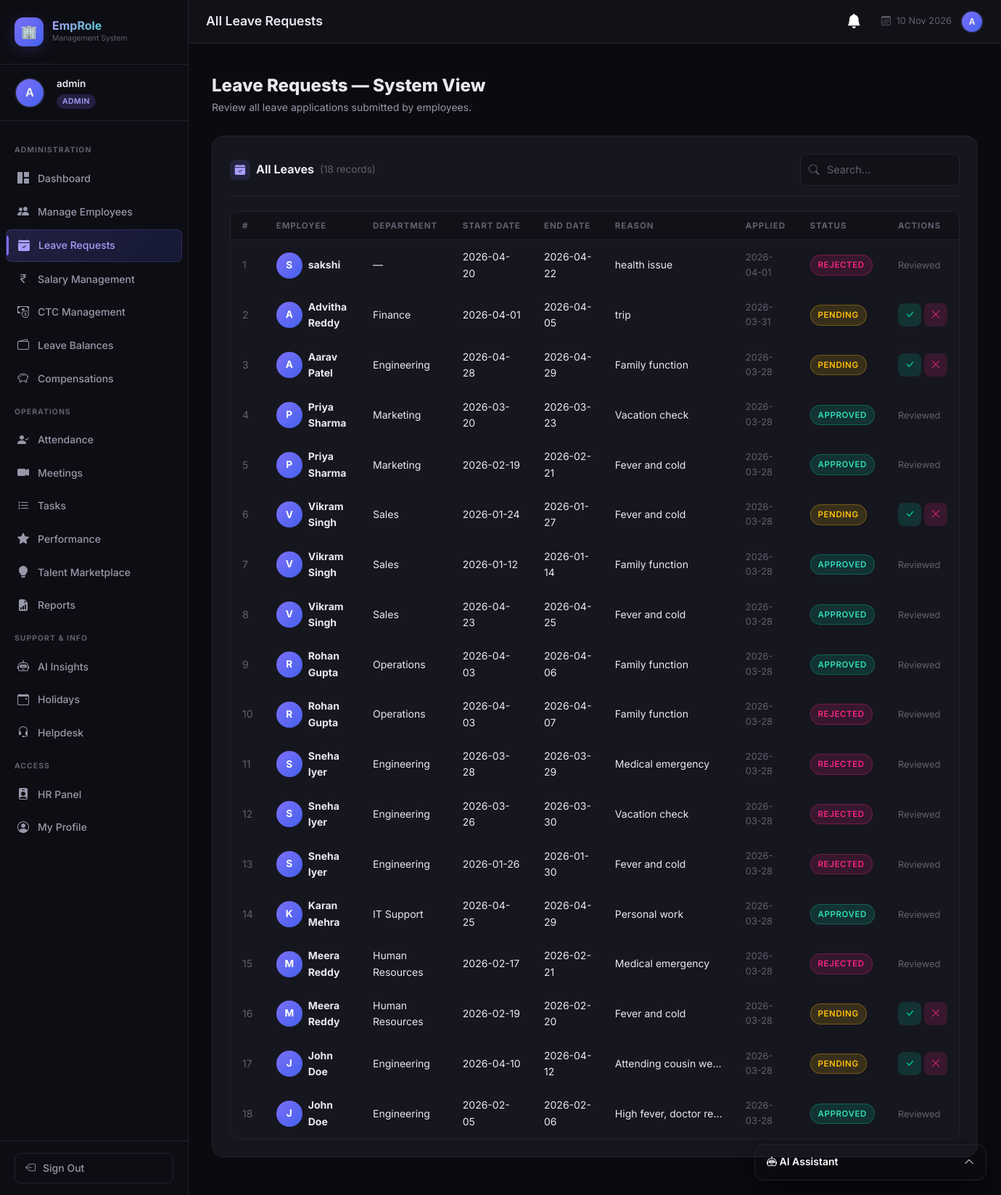
The app's page /admin/leaves (signed in) with its own data.
### tables this page shows
CREATE TABLE leaves (
            id INTEGER PRIMARY KEY AUTOINCREMENT,
            employee_id INTEGER NOT NULL,
            start_date DATE NOT NULL,
            end_date DATE NOT NULL,
            reason TEXT NOT NULL,
            status TEXT DEFAULT 'pending',
            applied_at DATETIME DEFAULT CURRENT_TIMESTAMP,
            reviewed_by INTEGER,
            FOREIGN KEY (employee_id) REFERENCES employees(id),
            FOREIGN KEY (reviewed_by) REFERENCES users(id)
        );

CREATE TABLE employees (
            id INTEGER PRIMARY KEY AUTOINCREMENT,
            user_id INTEGER UNIQUE,
            name TEXT NOT NULL,
            email TEXT NOT NULL,
            phone TEXT,
            department TEXT,
            designation TEXT,
            joining_date DATE,
            status TEXT DEFAULT 'active',
            FOREIGN KEY (user_id) REFERENCES users(id)
        );

### app.py (the view)
@app.route('/admin/leaves')
@login_required
@role_required('admin')
def admin_leaves():
    db = get_db()
    leaves = db.execute(
        "SELECT l.*, e.name, e.department FROM leaves l JOIN employees e ON l.employee_id=e.id ORDER BY l.applied_at DESC"
    ).fetchall()
    db.close()
    return render_template('admin/leaves.html', leaves=leaves)

### ai_service.py (called while the page is built)
@ai_service_bp.before_app_request
def setup_ai():
    if not hasattr(ai_service_bp, 'schema_initialized'):
        init_ai_schema()
        ai_service_bp.schema_initialized = True

### app.py (called while the page is built)
@app.context_processor
def inject_notifications():
    if 'user_id' in session:
        db = get_db()
        n = db.execute("SELECT * FROM notifications WHERE user_id=? AND is_read=0 ORDER BY created_at DESC LIMIT 5", (session['user_id'],)).fetchall()
        c = db.execute("SELECT COUNT(*) as c FROM notifications WHERE user_id=? AND is_read=0", (session['user_id'],)).fetchone()['c']
        db.close()
        return dict(recent_notifications=n, unread_notifications_count=c)
    return dict(recent_notifications=[], unread_notifications_count=0)

def login_required(f):
    @wraps(f)
    def decorated(*args, **kwargs):
        if 'user_id' not in session:
            flash('Please log in to access this page.', 'warning')
            return redirect(url_for('login'))
        return f(*args, **kwargs)
    return decorated

def role_required(*roles):
    def decorator(f):
        @wraps(f)
        def decorated(*args, **kwargs):
            if 'user_id' not in session:
                return redirect(url_for('login'))
            if session.get('role') not in roles:
                flash('Access denied. Insufficient permissions.', 'danger')
                return redirect(url_for('dashboard'))
            return f(*args, **kwargs)
        return decorated
    return decorator

### database.py (called while the page is built)
def get_db():
    conn = sqlite3.connect(DB_PATH)
    conn.row_factory = sqlite3.Row
    conn.execute("PRAGMA foreign_keys = ON")
    return conn

### templates/admin/leaves.html (shortened to what this page needs)
{% extends "base.html" %}
{% block page_title %}All Leave Requests{% endblock %}
{% block content %}
<div class="page-header fade-in">
  <h2>Leave Requests — System View</h2>
  <p>Review all leave applications submitted by employees.</p>
</div>
<div class="content-card">
  <div class="card-header-custom">
    <div class="card-title-custom">
      <div class="title-icon"><i class="bi bi-calendar-check-fill"></i></div>
      All Leaves <span style="color:var(--text-muted); font-weight:400; font-size:0.85rem;">({{ leaves|length }} records)</span>
    </div>
    <div class="search-box">
      <i class="bi bi-search search-icon"></i>
      <input type="text" id="table-search" class="form-control" placeholder="Search...">
    </div>
  </div>
  {% if leaves %}
  <div class="table-wrapper">
    <table class="table-dark-custom">
      <thead>
        <tr>
          <th>#</th>
          <th>Employee</th>
          <th>Department</th>
          <th>Start Date</th>
          <th>End Date</th>
          <th>Reason</th>
          <th>Applied</th>
          <th>Status</th>
          <th>Actions</th>
        </tr>
      </thead>
      <tbody>
        {% for leave in leaves %}
        <tr class="searchable-row">
          <td style="color:var(--text-muted);">{{ loop.index }}</td>
          <td>
            <div class="d-flex align-items-center gap-2">
              <div class="emp-avatar">{{ leave.name[0].upper() }}</div>
              <strong>{{ leave.name }}</strong>
            </div>
          </td>
          <td>{{ leave.department or '—' }}</td>
          <td>{{ leave.start_date }}</td>
          <td>{{ leave.end_date }}</td>
          <td style="max-width:180px; overflow:hidden; text-overflow:ellipsis; white-space:nowrap;" title="{{ leave.reason }}">{{ leave.reason }}</td>
          <td style="color:var(--text-muted); font-size:0.8rem;">{{ leave.applied_at[:10] }}</td>
          <td><span class="badge-custom badge-{{ leave.status }}">{{ leave.status }}</span></td>
          <td>
            {% if leave.status == 'pending' %}
            <div class="d-flex gap-1">
              <form method="POST" action="{{ url_for('hr_update_leave', leave_id=leave.id) }}" style="display:inline;">
                <button type="submit" class="btn-sm-icon btn-approve" title="Approve"><i class="bi bi-check-lg"></i></button>
              </form>
              <form method="POST" action="{{ url_for('hr_update_leave', leave_id=leave.id) }}" style="display:inline;">
                <button type="submit" class="btn-sm-icon btn-reject" title="Reject"><i class="bi bi-x-lg"></i></button>
              </form>
            </div>
            {% else %}
            <span style="color:var(--text-muted); font-size:0.8rem;">Reviewed</span>
            {% endif %}
          </td>
        </tr>
        {% endfor %}
      </tbody>
    </table>
  </div>
  {% else %}
  <div class="empty-state">
    <i class="bi bi-calendar-x"></i>
    <p>No leave requests found.</p>
  </div>
  {% endif %}
</div>
{% endblock %}

### records on screen
leaves: name "S", name "sakshi", department "—", start_date "2026-04-20", end_date "2026-04-22", reason "health issue", applied_at "2026-04-01", status "REJECTED", shows "Reviewed"
leaves: name "A", name "Advitha Reddy", department "Finance", start_date "2026-04-01", end_date "2026-04-05", reason "trip", applied_at "2026-03-31", status "PENDING"
leaves: name "A", name "Aarav Patel", department "Engineering", start_date "2026-04-28", end_date "2026-04-29", reason "Family function", applied_at "2026-03-28", status "PENDING"
leaves: name "P", name "Priya Sharma", department "Marketing", start_date "2026-03-20", end_date "2026-03-23", reason "Vacation check", applied_at "2026-03-28", status "APPROVED", shows "Reviewed"
leaves: name "P", name "Priya Sharma", department "Marketing", start_date "2026-02-19", end_date "2026-02-21", reason "Fever and cold", applied_at "2026-03-28", status "APPROVED", shows "Reviewed"
leaves: name "V", name "Vikram Singh", department "Sales", start_date "2026-01-24", end_date "2026-01-27", reason "Fever and cold", applied_at "2026-03-28", status "PENDING"
leaves: name "V", name "Vikram Singh", department "Sales", start_date "2026-01-12", end_date "2026-01-14", reason "Family function", applied_at "2026-03-28", status "APPROVED", shows "Reviewed"
leaves: name "V", name "Vikram Singh", department "Sales", start_date "2026-04-23", end_date "2026-04-25", reason "Fever and cold", applied_at "2026-03-28", status "APPROVED", shows "Reviewed"
leaves: name "R", name "Rohan Gupta", department "Operations", start_date "2026-04-03", end_date "2026-04-06", reason "Family function", applied_at "2026-03-28", status "APPROVED", shows "Reviewed"
leaves: name "R", name "Rohan Gupta", department "Operations", start_date "2026-04-03", end_date "2026-04-07", reason "Family function", applied_at "2026-03-28", status "REJECTED", shows "Reviewed"
leaves: name "S", name "Sneha Iyer", department "Engineering", start_date "2026-03-28", end_date "2026-03-29", reason "Medical emergency", applied_at "2026-03-28", status "REJECTED", shows "Reviewed"
leaves: name "S", name "Sneha Iyer", department "Engineering", start_date "2026-03-26", end_date "2026-03-30", reason "Vacation check", applied_at "2026-03-28", status "REJECTED", shows "Reviewed"
leaves: name "S", name "Sneha Iyer", department "Engineering", start_date "2026-01-26", end_date "2026-01-30", reason "Fever and cold", applied_at "2026-03-28", status "REJECTED", shows "Reviewed"
leaves: name "K", name "Karan Mehra", department "IT Support", start_date "2026-04-25", end_date "2026-04-29", reason "Personal work", applied_at "2026-03-28", status "APPROVED", shows "Reviewed"
leaves: name "M", name "Meera Reddy", department "Human Resources", start_date "2026-02-17", end_date "2026-02-21", reason "Medical emergency", applied_at "2026-03-28", status "REJECTED", shows "Reviewed"
leaves: name "M", name "Meera Reddy", department "Human Resources", start_date "2026-02-19", end_date "2026-02-20", reason "Fever and cold", applied_at "2026-03-28", status "PENDING"
leaves: name "J", name "John Doe", department "Engineering", start_date "2026-04-10", end_date "2026-04-12", reason "Attending cousin we…", applied_at "2026-03-28", status "PENDING"
leaves: name "J", name "John Doe", department "Engineering", start_date "2026-02-05", end_date "2026-02-06", reason "High fever, doctor re…", applied_at "2026-03-28", status "APPROVED", shows "Reviewed"

### other values on screen
{{ session.username[0].upper() }} "A"
{{ session.username }} "admin"
{{ session.role }} "ADMIN"
{{ leaves|length }} "18"
